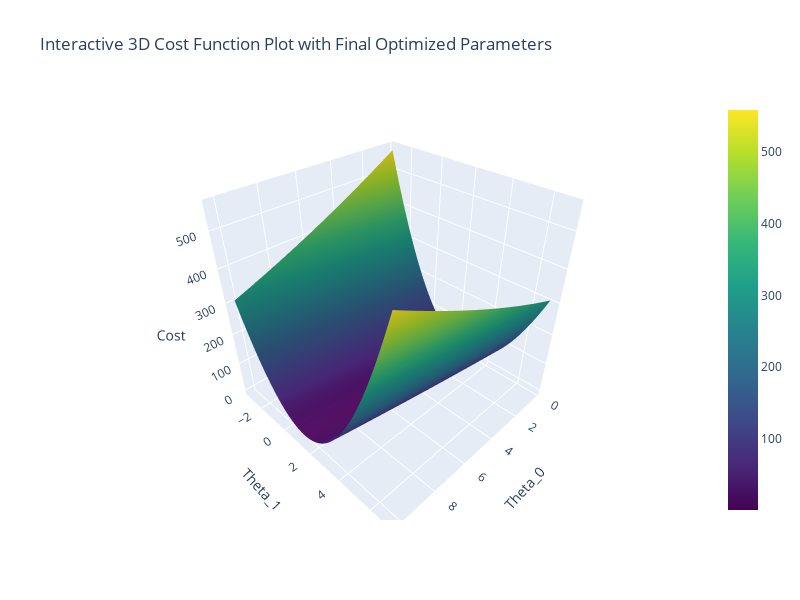

Notebook code cell kept with this figure:
### Markdown cell above
### 📈 3D Cost Function Visualization

1. The cost function surface forms a **bowl-shaped curve**.
2. The **optimal point (red dot)** is located at the **lowest point** on the surface.
3. Adjusting $\theta_0$ and $\theta_1$ influences the cost, and the gradient descent algorithm guides the parameters toward this minimum.

### Code cell
import plotly.graph_objects as go

# Adjust the range for 𝜃_0 and 𝜃_1 dynamically based on the final optimized values
theta_0_range = np.linspace(theta_0 - 5, theta_0 + 5, 100)
theta_1_range = np.linspace(theta_1 - 5, theta_1 + 5, 100)
theta_0_grid, theta_1_grid = np.meshgrid(theta_0_range, theta_1_range)
cost_grid = np.zeros_like(theta_0_grid)

# Compute cost for each pair of (theta_0, theta_1)
m = len(x)
for i in range(theta_0_grid.shape[0]):
    for j in range(theta_0_grid.shape[1]):
        predictions = theta_0_grid[i, j] + theta_1_grid[i, j] * x
        cost = np.sum((predictions - y) ** 2) / (2 * m)
        cost_grid[i, j] = cost

# Create an interactive 3D plot
fig = go.Figure(data=[go.Surface(z=cost_grid, x=theta_0_range, y=theta_1_range, colorscale='Viridis')])

# Highlight the final optimized parameters
fig.add_trace(go.Scatter3d(
    x=[theta_0],
    y=[theta_1],
    z=[final_cost],
    mode='markers',
    marker=dict(size=8, color='red', symbol='circle'),
    name='Final Optimal Point'
))

# Update layout for clarity
fig.update_layout(
    title="Interactive 3D Cost Function Plot with Final Optimized Parameters",
    scene=dict(
        xaxis_title='Theta_0',
        yaxis_title='Theta_1',
        zaxis_title='Cost'
    ),
    width=800,
    height=600
)

fig.show()

### Figure 1 — Plotly figure (JSON) as saved in the notebook; plotly's stock layout.template omitted (floating-point values rounded to 4 significant figures; data arrays with more than 128 entries replaced by an {"elided": "..."} marker saying what was removed)
{"data": [{"colorscale": [[0, "#440154"], [0.1111, "#482878"], [0.2222, "#3e4989"], [0.3333, "#31688e"], [0.4444, "#26828e"], [0.5556, "#1f9e89"], [0.6667, "#35b779"], [0.7778, "#6ece58"], [0.8889, "#b5de2b"], [1, "#fde725"]], "type": "surface", "x": [0.2031, 0.3042, 0.4052, 0.5062, 0.6072, 0.7082, 0.8092, 0.9102, 1.011, 1.112, 1.213, 1.314, 1.415, 1.516, 1.617, 1.718, 1.819, 1.92, 2.021, 2.122, 2.223, 2.324, 2.425, 2.526, 2.627, 2.728, 2.829, 2.93, 3.031, 3.132, 3.233, 3.334, 3.435, 3.536, 3.637, 3.738, 3.84, 3.941, 4.042, 4.143, 4.244, 4.345, 4.446, 4.547, 4.648, 4.749, 4.85, 4.951, 5.052, 5.153, 5.254, 5.355, 5.456, 5.557, 5.658, 5.759, 5.86, 5.961, 6.062, 6.163, 6.264, 6.365, 6.466, 6.567, 6.668, 6.769, 6.87, 6.971, 7.072, 7.173, 7.274, 7.375, 7.476, 7.577, 7.678, 7.779, 7.88, 7.981, 8.082, 8.183, 8.284, 8.385, 8.486, 8.587, 8.688, 8.789, 8.89, 8.991, 9.092, 9.193, 9.294, 9.395, 9.496, 9.597, 9.698, 9.799, 9.9, 10.0, 10.1, 10.2], "y": [-3.051, -2.95, -2.849, -2.748, -2.647, -2.546, -2.445, -2.344, -2.243, -2.142, -2.041, -1.94, -1.839, -1.738, -1.637, -1.536, -1.435, -1.334, -1.233, -1.132, -1.031, -0.9297, -0.8287, -0.7277, -0.6267, -0.5257, -0.4247, -0.3237, -0.2226, -0.1216, -0.02062, 0.08039, 0.1814, 0.2824, 0.3834, 0.4844, 0.5854, 0.6864, 0.7875, 0.8885, 0.9895, 1.09, 1.191, 1.293, 1.394, 1.495, 1.596, 1.697, 1.798, 1.899, 2.0, 2.101, 2.202, 2.303, 2.404, 2.505, 2.606, 2.707, 2.808, 2.909, 3.01, 3.111, 3.212, 3.313, 3.414, 3.515, 3.616, 3.717, 3.818, 3.919, 4.02, 4.121, 4.222, 4.323, 4.424, 4.525, 4.626, 4.727, 4.828, 4.929, 5.03, 5.131, 5.232, 5.333, 5.434, 5.535, 5.636, 5.737, 5.838, 5.939, 6.04, 6.141, 6.242, 6.343, 6.444, 6.545, 6.646, 6.747, 6.848, 6.949], "z": {"elided": "100x100 float values"}}, {"marker": {"color": "red", "size": 8, "symbol": "circle"}, "mode": "markers", "name": "Final Optimal Point", "type": "scatter3d", "x": [5.203], "y": [1.949], "z": [0.5512]}], "layout": {"height": 600, "scene": {"xaxis": {"title": {"text": "Theta_0"}}, "yaxis": {"title": {"text": "Theta_1"}}, "zaxis": {"title": {"text": "Cost"}}}, "title": {"text": "Interactive 3D Cost Function Plot with Final Optimized Parameters"}, "width": 800}}
